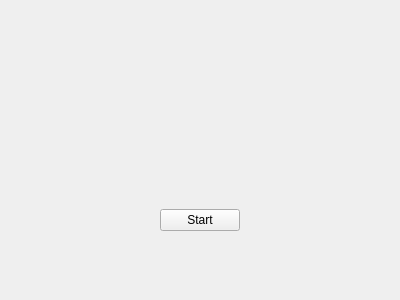
<?xml version="1.0" encoding="UTF-8"?>
<ui version="4.0">
 <class>snowgui::taskstatuswidget</class>
 <widget class="QWidget" name="snowgui::taskstatuswidget">
  <property name="geometry">
   <rect>
    <x>0</x>
    <y>0</y>
    <width>400</width>
    <height>300</height>
   </rect>
  </property>
  <property name="windowTitle">
   <string>Form</string>
  </property>
  <layout class="QGridLayout" name="gridLayout">
   <item row="0" column="0">
    <widget class="snowgui::TasksIndicator" name="taskstateWidget" native="true">
     <property name="minimumSize">
      <size>
       <width>80</width>
       <height>80</height>
      </size>
     </property>
     <property name="maximumSize">
      <size>
       <width>80</width>
       <height>80</height>
      </size>
     </property>
    </widget>
   </item>
   <item row="1" column="0">
    <widget class="QPushButton" name="startstopButton">
     <property name="text">
      <string>Start</string>
     </property>
    </widget>
   </item>
  </layout>
 </widget>
 <customwidgets>
  <customwidget>
   <class>snowgui::TasksIndicator</class>
   <extends>QWidget</extends>
   <header>TasksIndicator.h</header>
   <container>1</container>
  </customwidget>
 </customwidgets>
 <resources/>
 <connections/>
</ui>
